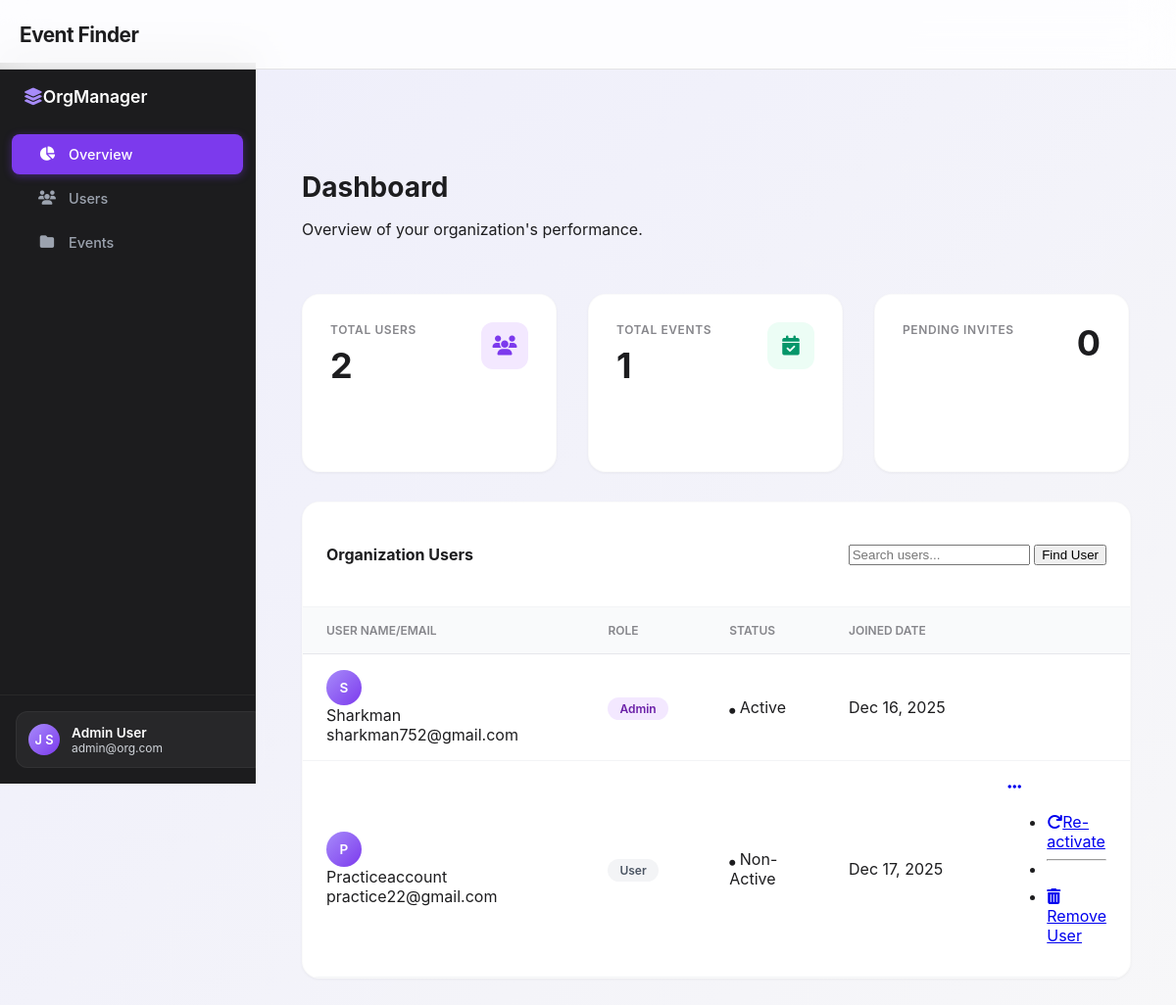
Screenshot of /searchusers/ (signed in) with the database file from the repository.
### App/models.py (models this page shows, shortened)
class User(AbstractUser):
    is_customer = models.BooleanField(default=False)
    address = models.CharField(max_length=255, blank=True, null=True)
    phone = models.CharField(max_length=20, blank=True, null=True)

class OrganizationMembership(models.Model):
    ROLE_CHOICES = (
        ('admin', 'Organization Admin'),
        ('user', 'Organization User'),
    )
    STATUS_CHOICES = (
        ('pending', 'Pending'),
        ('active', 'Active'),
        ('Non-active', 'Non-active')
    )
    user = models.ForeignKey(
        settings.AUTH_USER_MODEL,
        on_delete=models.CASCADE
    )
    organization = models.ForeignKey(Organization, on_delete=models.CASCADE)
    role = models.CharField(max_length=10, choices=ROLE_CHOICES)
    status = models.CharField(max_length=10, choices=STATUS_CHOICES, default='pending')
    joined_at = models.DateTimeField(auto_now_add=True)
    class Meta:
        unique_together = ('user', 'organization')

### App/views.py (the view)
# urls.py: path('searchusers/', v.search_users, name='search_users'),
def search_users(request):
    query = request.GET.get('query', '')
    current_user = OrganizationMembership.objects.get(user=request.user)
    organization = Organization.objects.get(name=current_user.organization.name)
    users = OrganizationMembership.objects.filter(organization=organization)
    if query:
        users = users.filter(Q(user__username__icontains=query))
    pending_memberships = OrganizationMembership.objects.filter(
        organization=organization,
        status='pending'
    ).select_related('user')
    organization_users = OrganizationMembership.objects.filter(organization=organization)
    events = Event.objects.filter(organization=organization)
    total_users = len(organization_users)
    total_events = len(events)
    total_pending = len(pending_memberships)
    admin = User.objects.get(id=request.user.id)
    return render(request,'admin_dashboard.html', {
        'Users' : users,
        'SearchActive' : bool(request.GET),
        'pending_memberships': pending_memberships,
        'organization_users' : organization_users,
        'organization_events' : events,
        'total_users' : total_users,
        'total_events' : total_events,
        'pending' : total_pending,
        'admin' : admin})

### App/context_processors.py (called while the page is built)
def current_url(request):
    return {
        'current_path': request.path,
        'current_full_url': request.get_full_path(),
        'current_absolute_uri': request.build_absolute_uri(),
    }

def base_view(request):
    if not request.user.is_authenticated:
        return {}
    membership = OrganizationMembership.objects.filter(user=request.user).first()
    if not membership:
        return {}
    if membership.role == "admin":
        status = 1
    elif membership.role == 'user':
        status = 2
    else:
        status = 3
    return {
        'status': status,
        'membership': membership
    }

### App/templates/admin_dashboard.html (shortened to what this page needs)
{% extends "base.html" %}
{% load static %}
{% block content %}
<link rel="stylesheet" href="{% static 'admin_dashboard.css' %}">
<nav class="sidebar">
    <div class="sidebar-brand">
        <i class="fas fa-layer-group me-2" style="color: #a78bfa;"></i> OrgManager
    </div>
    <div class="nav flex-column mt-3">
        <a href="#" class="nav-link active">
            <i class="fas fa-chart-pie"></i> Overview
        </a>
        <a href="#usersection" class="nav-link">
            <i class="fas fa-users"></i> Users
        </a>
        <a href="{% url 'event_page' %}" class="nav-link">
            <i class="fas fa-folder"></i> Events
        </a>
    </div>
    <div class="sidebar-footer">
        <a href="#" class="user-profile-btn">
            <div class="user-avatar" style="width: 32px; height: 32px; font-size: 0.8rem;">{{ admin.first_name.0 }} {{ admin.last_name.0 }}</div>
            <div class="profile-info ms-2 overflow-hidden">
                <div class="name text-truncate">Admin User</div>
                <div class="email text-truncate">admin@org.com</div>
            </div>
        </a>
    </div>
</nav>
<main class="main-content animate-fade-in">
    <div class="dashboard-header">
        <div>
            <h1 class="page-title">Dashboard</h1>
            <p class="text-muted m-0 small">Overview of your organization's performance.</p>
        </div>
    </div>
    <div class="stats-grid">
        <div class="stat-card">
            <div class="stat-header">
                <div>
                    <div class="stat-label">Total Users</div>
                    <div class="stat-value">{{ total_users }}</div>
                </div>
                <div class="stat-icon">
                    <i class="fas fa-users"></i>
                </div>
            </div>
        </div>
        <div class="stat-card">
            <div class="stat-header">
                <div>
                    <div class="stat-label">Total Events</div>
                    <div class="stat-value">{{ total_events }}</div>
                </div>
                <div class="stat-icon" style="background: #ecfdf5; color: #059669;">
                    <i class="fas fa-calendar-check"></i>
                </div>
            </div>
        </div>
        <div class="stat-card">
            <div class="stat-header">
                <div class="stat-label">Pending Invites</div>
                <div class="stat-value">{{ pending }}</div>
            </div>
        </div>
    </div>
    <div id="usersection" class="table-card">
        <div class="table-header">
            <h5 class="m-0 fw-bold" style="font-size: 1rem;">Organization Users</h5>
            <div>
                  <form method="get" action="{% url 'search_users' %}">
                    <input type="text" name="query" placeholder="Search users..." class="form-control form-control-sm d-inline-block w-auto me-2" value="" {{ query }}>
                    <button class="btn-primary-custom btn-sm" type="submit">Find User</button>
                  </form>
            </div>
        </div>
        <div class="table-responsive">
            <table class="table custom-table mb-0">
                <thead>
                    <tr>
                        <th class="col-user">User Name/Email</th>
                        <th class="col-role">Role</th>
                        <th class="col-status">Status</th>
                        <th class="col-date">Joined Date</th>
                        <th class="col-action"></th>
                    </tr>
                </thead>
                    <tbody>
                    {% if SearchActive %}
                        {% for user in Users %}
                            <tr>
                                <td>
                                    <div class="d-flex align-items-center">
                                        <div class="user-avatar">{{ user.user.username|slice:":1"|upper }}</div>
                                        <div>
                                            <div class="fw-bold">{{ user.user.username }}</div>
                                            <div class="small text-muted">{{ user.user.email }}</div>
                                        </div>
                                    </div>
                                </td>
                                <td><span class="role-badge {% if user.role == 'admin' %}role-admin{% else %}role-member{% endif %}">{{ user.role }}</span></td>
                                <td>
                                    <span class="text-{% if user.status == 'active' %}success{% elif user.status == 'pending' %}warning{% else %}secondary{% endif %} small fw-bold">
                                        <i class="fas fa-dot-circle me-1"></i> {{ user.status|title }}
                                    </span>
                                </td>
                                <td class="text-muted">{{ user.joined_at|date:"M d, Y" }}</td>
                                <td class="text-end">
                                    {% if user.user != request.user %}
                                    <div class="dropdown">
                                        <a href="#" class="text-muted" data-bs-toggle="dropdown" aria-expanded="false">
                                            <i class="fas fa-ellipsis-h"></i>
                                        </a>
                                        <ul class="dropdown-menu dropdown-menu-end">
                                            {% if user.status == 'pending' %}
                                                <li>
                                                    <a class="dropdown-item text-success" href="{% url 'update_membership_status' user.id 'approve' %}">
                                                        <i class="fas fa-check me-2"></i>Approve
                                                    </a>
                                                </li>
                                            {% elif user.status == 'active' %}
                                                <li>
                                                    <a class="dropdown-item text-warning" href="{% url 'update_membership_status' user.id 'non-active' %}">
                                                        <i class="fas fa-ban me-2"></i>Set Non-active
                                                    </a>
                                                </li>
                                            {% elif user.status == 'Non-active' %}
                                                <li>
                                                    <a class="dropdown-item text-success" href="{% url 'update_membership_status' user.id 'approve' %}">
                                                        <i class="fas fa-redo me-2"></i>Re-activate
                                                    </a>
                                                </li>
                                            {% endif %}
                                            <li><hr class="dropdown-divider"></li>
                                            <li>
                                                <a class="dropdown-item text-danger" href="{% url 'update_membership_status' user.id 'kick' %}" onclick="return confirm('Are you sure you want to remove this user?');">
                                                    <i class="fas fa-trash-alt me-2"></i>Remove User
                                                </a>
                                            </li>
                                        </ul>
                                    </div>
                                    {% endif %}
                                </td>
                            </tr>
                        {% endfor %}
                    {% else %}
                        {% for user in organization_users %}
                            <tr>
                                <td>
                                    <div class="d-flex align-items-center">
                                        <div class="user-avatar">{{ user.user.username|slice:":1"|upper }}</div>
                                        <div>
                                            <div class="fw-bold text-dark">{{ user.user.username }}</div>
                                            <div class="small text-muted">{{ user.user.email }}</div>
                                        </div>
                                    </div>
                                </td>
                                <td><span class="role-badge {% if user.role == 'admin' %}role-admin{% else %}role-member{% endif %}">{{ user.role|title }}</span></td>
                                <td>
                                    <div class="d-flex align-items-center small text-dark fw-medium">
                                        <i class="fas fa-circle me-2 text-{% if user.status == 'active' %}success{% elif user.status == 'pending' %}warning{% else %}secondary{% endif %}" style="font-size: 6px;"></i>
                                        {{ user.status|default:"active"|title }}
                                    </div>
                                </td>
                                <td class="text-muted small">{{ user.joined_at|date:"M d, Y" }}</td>
                                <td class="text-end">
                                    {% if user.user != request.user %}
                                    <div class="dropdown">
                                        <a href="#" class="text-muted" data-bs-toggle="dropdown" aria-expanded="false">
                                            <i class="fas fa-ellipsis-h"></i>
                                        </a>
                                        <ul class="dropdown-menu dropdown-menu-end">
                                            {% if user.status == 'pending' %}
                                                <li>
                                                    <a class="dropdown-item text-success" href="{% url 'update_membership_status' user.id 'approve' %}">
                                                        <i class="fas fa-check me-2"></i>Approve
                                                    </a>
                                                </li>
                                            {% elif user.status == 'active' %}
                                                <li>
                                                    <a class="dropdown-item text-warning" href="{% url 'update_membership_status' user.id 'non-active' %}">
                                                        <i class="fas fa-ban me-2"></i>Set Non-active
                                                    </a>
                                                </li>
                                            {% elif user.status == 'Non-active' %}
                                                <li>
                                                    <a class="dropdown-item text-success" href="{% url 'update_membership_status' user.id 'approve' %}">
                                                        <i class="fas fa-redo me-2"></i>Re-activate
                                                    </a>
                                                </li>
                                            {% endif %}
                                            <li><hr class="dropdown-divider"></li>
                                            <li>
                                                <a class="dropdown-item text-danger" href="{% url 'update_membership_status' user.id 'kick' %}" onclick="return confirm('Are you sure you want to remove this user?');">
                                                    <i class="fas fa-trash-alt me-2"></i>Remove User
                                                </a>
                                            </li>
                                        </ul>
                                    </div>
                                    {% endif %}
                                </td>
                            </tr>
                        {% endfor %}
                    {% endif %}
                </tbody>
            </table>
        </div>
    </div>
</main>
{% endblock %}

### App/static/common.css (style rules this page uses)
:root { --glass-bg: rgba(255, 255, 255, 0.85); --glass-border: 1px solid rgba(0, 0, 0, 0.1); --primary-blue: #007aff; --primary-text: #1d1d1f; --secondary-text: #000000; --pill-bg: #f5f5f7; --peek-height: 70px; --open-height: 200px; --info-open-height: 400px; --sidebar-peek: 30px; --sidebar-open-width: 250px; --anim-speed: 0.5s; --anim-curve: cubic-bezier(0.25, 1, 0.5, 1); }
body { margin: 0; padding-top: var(--peek-height); font-family: 'Inter', -apple-system, BlinkMacSystemFont, sans-serif; color: var(--primary-text); background: linear-gradient(135deg, rgba(230, 230, 255, 0.5) 0%, rgba(255, 255, 255, 0.2) 100%); }

### rows the page displays
User: first_name.0 "J", last_name.0 "S"
OrganizationMembership: user.username "S", user.username "Sharkman", user.email "sharkman752@gmail.com", role "Admin", status "Active", joined_at "Dec 16, 2025"
OrganizationMembership: user.username "P", user.username "Practiceaccount", user.email "practice22@gmail.com", role "User", status "Non-Active", joined_at "Dec 17, 2025", shows "Re-activate", shows "Remove User"

### other values shown
{{ total_users }} "2"
{{ total_events }} "1"
{{ pending }} "0"
